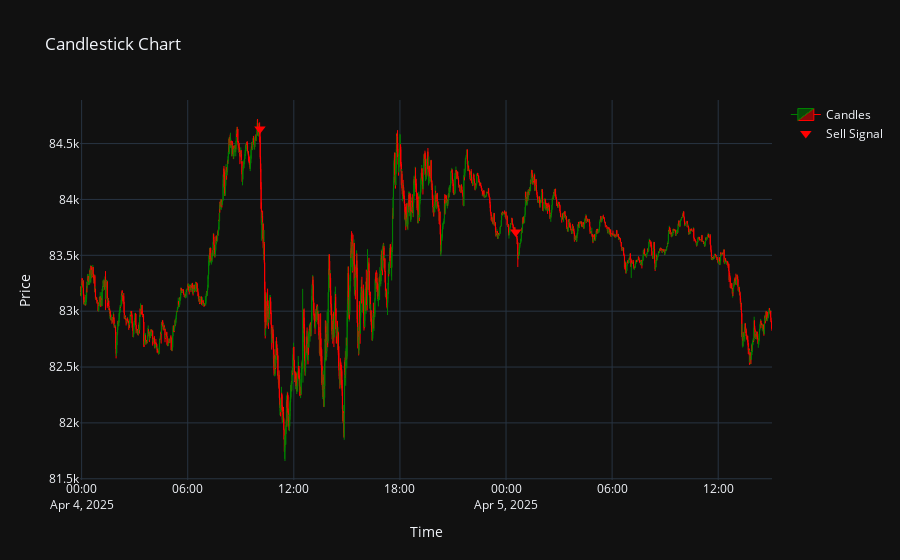

The notebook cell saved with this chart:
### Code cell
total_reward_val, end_pnls_val, rewards_val, actions_val = validate_agent(test_stack_env, frame_dqn_agent, test_features,
                                                       render=True, verbose=False, episodes=1, base_env=test_env)

print(f"Total PnL on test set: {total_pnl:.2f}")

### Figure 1 — Plotly figure (JSON) as saved in the notebook; plotly's stock layout.template omitted (floating-point values rounded to 4 significant figures; data arrays with more than 128 entries replaced by an {"elided": "..."} marker saying what was removed)
{"data": [{"close": {"elided": "2348 float values"}, "decreasing": {"line": {"color": "red"}}, "high": {"elided": "2348 float values"}, "increasing": {"line": {"color": "green"}}, "line": {"width": 1}, "low": {"elided": "2348 float values"}, "name": "Candles", "open": {"elided": "2348 float values"}, "type": "candlestick", "whiskerwidth": 0.2, "x": {"elided": "2348 str values"}}, {"marker": {"color": "lime", "size": 10, "symbol": "triangle-up"}, "mode": "markers", "name": "Buy Signal", "type": "scatter", "x": [], "y": []}, {"marker": {"color": "red", "size": 10, "symbol": "triangle-down"}, "mode": "markers", "name": "Sell Signal", "type": "scatter", "x": ["2025-04-04T10:05:00.000000000", "2025-04-05T00:33:00.000000000"], "y": [84630.0, 83710.0]}], "layout": {"title": {"text": "Candlestick Chart"}, "xaxis": {"rangeslider": {"visible": false}, "title": {"text": "Time"}}, "yaxis": {"title": {"text": "Price"}}}}
